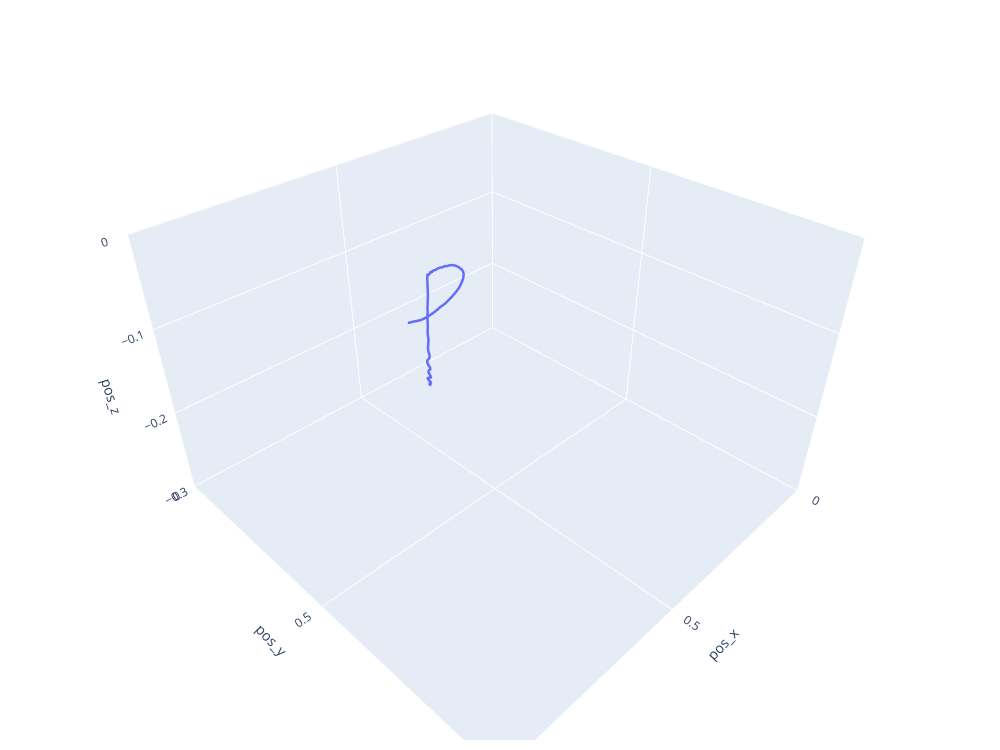

Notebook source saved alongside this figure:
### Markdown cell above
Interactive 3D plot of the movement from the cnc test rig

### Code cell
import plotly.express as px
import pandas as pd
import plotly.graph_objects as go
import plotly.io as pio


df = pd.read_csv("C:/Users/maxjj/OneDrive/Dokumenter/Skole/bachelor/csvfiler/stvg_friday_3-x300y300.csv")
df.columns = ["pos_x", "pos_y", "pos_z", "vel_x", "vel_y", "vel_z"]

print(df.columns)
data= df.copy(deep=True)



fig = px.line_3d(data, 
                    x=data['pos_x'], 
                    y=data['pos_y'], 
                    z=data['pos_z'],
                    # color = data["z"], 
                    # color_continuous_scale='viridis', 
                    # size_max=2, opacity=0.7,
                    # width=230,
                    # animation_frame=""
                    )


fig.update_layout(
    scene = dict(
        xaxis = dict(nticks=4, range=[0,1],),
        yaxis = dict(nticks=4, range=[0,1],),
        zaxis = dict(nticks=4, range=[-.3,0],),),
    
    width=700,
    margin=dict(r=20, l=10, b=10, t=10))

fig.update_traces(
    marker=dict(
        color='lightblue',
        size=10),
    line=dict(
        # color='purple',
        width=5
    )
)

fig.update_layout(
    autosize=False,
    width = 1000,
    height = 750,
)
fig.write_image("csvfiler/trace1.png", scale = 2)

fig.show()

### Figure 1 — Plotly figure (JSON) as saved in the notebook; plotly's stock layout.template omitted (floating-point values rounded to 4 significant figures; data arrays with more than 128 entries replaced by an {"elided": "..."} marker saying what was removed)
{"data": [{"hovertemplate": "pos_x=%{x}<br>pos_y=%{y}<br>pos_z=%{z}<extra></extra>", "legendgroup": "", "line": {"color": "#636efa", "dash": "solid", "width": 5}, "marker": {"color": "lightblue", "size": 10, "symbol": "circle"}, "mode": "lines", "name": "", "scene": "scene", "showlegend": false, "type": "scatter3d", "x": {"elided": "179 float values"}, "y": {"elided": "179 float values"}, "z": {"elided": "179 float values"}}], "layout": {"autosize": false, "height": 750, "legend": {"tracegroupgap": 0}, "margin": {"b": 10, "l": 10, "r": 20, "t": 10}, "scene": {"domain": {"x": [0, 1], "y": [0, 1]}, "xaxis": {"nticks": 4, "range": [0, 1], "title": {"text": "pos_x"}}, "yaxis": {"nticks": 4, "range": [0, 1], "title": {"text": "pos_y"}}, "zaxis": {"nticks": 4, "range": [-0.3, 0], "title": {"text": "pos_z"}}}, "width": 1000}}
